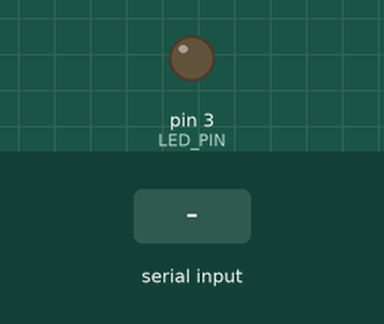
This sketch was run on a simulated Arduino Uno, built with avr-gcc and run on an emulated ATmega328P. On the bench: output pins drawn as LEDs (lit = HIGH). Inputs (shaded band) come from the test bench.

Above: at 1.2 s.
1.3 s: "90:45:200\n" received over Serial
At 2.4 s:
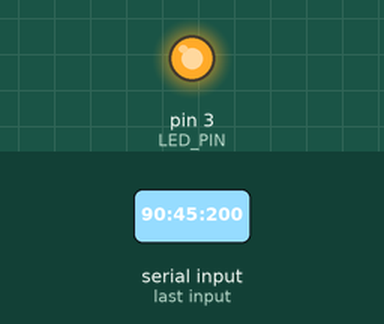
2.8 s: "0.0\n" received over Serial
At 3.5 s:
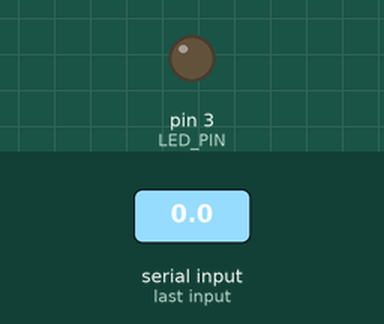
4.3 s: "30:150:10\n" received over Serial
At 4.7 s:
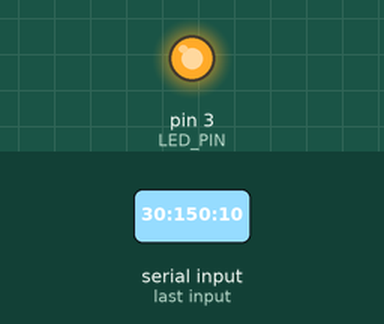
Timing chart, 0 to 7.3 s (numbered marks = the images above; inputs shaded):
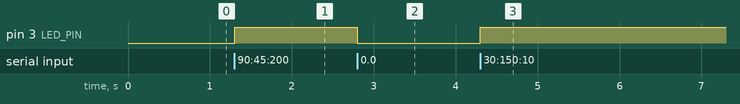

Measured:
- after the input at 1.3 s, pin 3 (LED_PIN): LOW → HIGH at once
- after the input at 2.8 s, pin 3 (LED_PIN): HIGH → LOW at once
- after the input at 4.3 s, pin 3 (LED_PIN): LOW → HIGH at once

The sketch:

arduino_serial_regression.ino
```cpp
/*
  ML Bridge - USB Serial Regression Example
  Controls LED brightness based on "Parameter 1" regression value (0.0 - 1.0)

  Wiring:
  - LED positive (long leg) -> Pin 3 (Must be a PWM pin like 3, 5, 6, 9, 10, 11
  on Uno)
  - LED negative (short leg) -> GND (through 220 ohm resistor)
*/

const int LED_PIN = 3; // Must be PWM pin
String receivedData = "";

void setup() {
  Serial.begin(115200);
  pinMode(LED_PIN, OUTPUT);
  analogWrite(LED_PIN, 0);
}

void loop() {
  while (Serial.available() > 0) {
    char c = Serial.read();
    if (c == '\n' || c == '\r') {
      if (receivedData.length() > 0) {
        processData(receivedData);
        receivedData = "";
      }
    } else {
      receivedData += c;
    }
  }
}

void processData(String data) {
  data.trim();
  float value = 0.0;
  bool found = false;

  // 1. Try Parsing JSON: {"Parameter 1":0.75, "Parameter 2":0.1}
  if (data.indexOf("{") >= 0) {
    // Basic string parsing for "Parameter 1":NUMBER
    int keyIndex = data.indexOf("Parameter 1");
    if (keyIndex >= 0) {
      int colonIndex = data.indexOf(":", keyIndex);
      if (colonIndex >= 0) {
        int valStart = colonIndex + 1;
        int valEnd = data.indexOf(",", valStart);
        if (valEnd == -1)
          valEnd = data.indexOf("}", valStart);

        if (valEnd > valStart) {
          String valStr = data.substring(valStart, valEnd);
          value = valStr.toFloat();
          found = true;
        }
      }
    }
  }
  // 2. Try Parsing CSV: 0.75,0.10
  else if (data.indexOf(",") > 0 ||
           (data.toFloat() != 0.0 || data == "0.0" || data == "0")) {
    // Assume first value is out_1
    int commaIndex = data.indexOf(",");
    if (commaIndex > 0) {
      value = data.substring(0, commaIndex).toFloat();
    } else {
      value = data.toFloat();
    }
    found = true;
  }

  // 3. Map to PWM (0 - 255)
  if (found) {
    // Constrain to valid range 0.0 - 1.0
    if (value < 0.0)
      value = 0.0;
    if (value > 1.0)
      value = 1.0;

    int pwm = (int)(value * 255.0);
    analogWrite(LED_PIN, pwm);
  }
}
```
